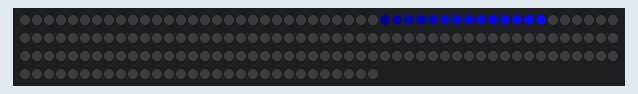
Recording of a program running on a simulated ESP32 board running MicroPython. Shown: 180 RGB LEDs in strip order, left to right, continuing on the next row.

Above: at 0.45 s.

The program:

5-neo4.py
```python
import machine, neopixel
from machine import Timer

np = neopixel.NeoPixel(machine.Pin(14), 180)
tim1 = Timer(1)

counter = 0
COLOR  = (10, 10, 255)

def tick(t):
    global counter
    np.fill((0, 0, 0))

    for i in range(15):
        r = int(COLOR[0] * (i / 15.0))
        g = int(COLOR[1] * (i / 15.0))
        b = int(COLOR[2] * (i / 15.0))
        np[counter + i] = (r, g, b)

    np.write()
    counter += 1
    if counter == 160:
        counter = 0

tim1.init(period=10, mode=Timer.PERIODIC, callback=tick)
```
